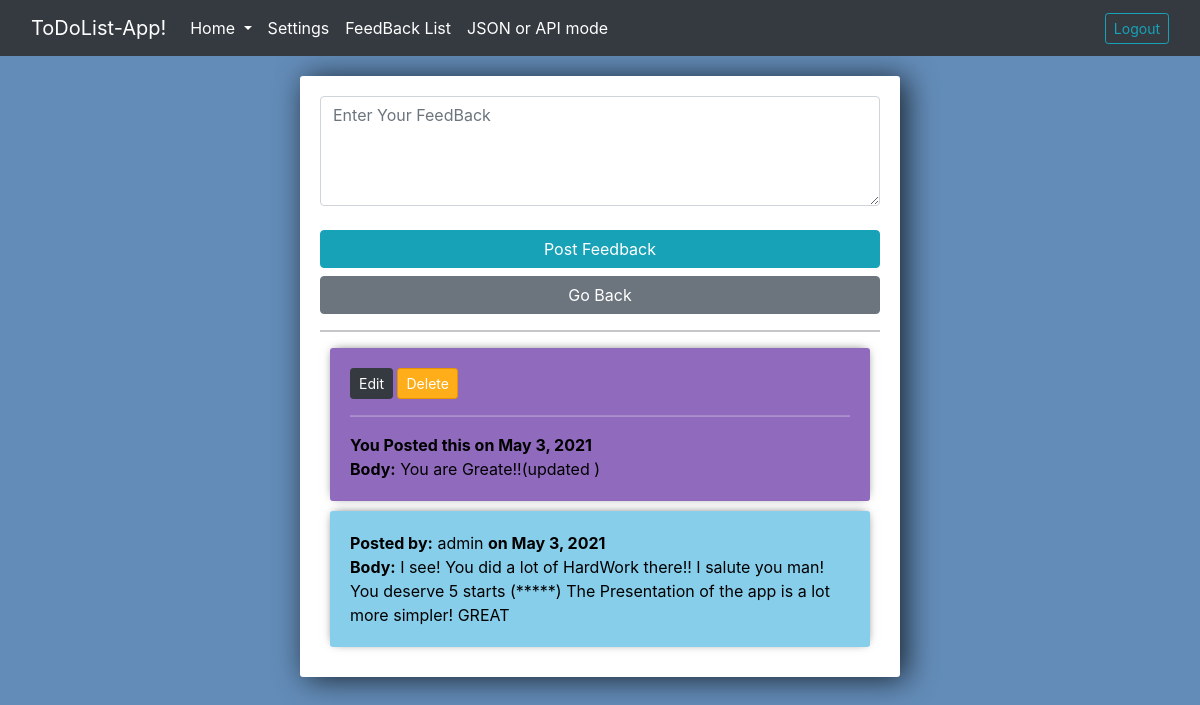
Screenshot of /list_feed/ (signed in) with the database file from the repository.
### members/models.py (models this page shows, shortened)
class FeedBack(models.Model):
	user = models.ForeignKey(User, on_delete=models.CASCADE)
	body = models.TextField()
	date = models.DateField(auto_now_add=True, blank=True, null=True)

### Feedback/views.py (the view, shortened to what this page needs)
# urls.py: path('list_feed/', views.Create, name='create-index'),
def Create(request):
	list_feed = FeedBack.objects.all().order_by('-id')
	form = CreateFeedBack(request.POST or None)
	template = render_to_string("email.html", {"user": request.user.username})
	return render(request, 'list.html', {'list_feed': list_feed, 'form': form})

### Feedback/forms.py
class CreateFeedBack(forms.ModelForm):
	class Meta:
		model = FeedBack
		fields = '__all__'
		widgets = {
			'user': forms.TextInput(attrs={'value': '', 'id': 'userid', 'type': 'hidden'}),
			'body': forms.Textarea(attrs={'class': 'form-control','rows':4, 'cols':20, 'placeholder': 'Enter Your FeedBack'})
		}
		labels = {
			'body': ''
		}

### Feedback/templates/list.html (shortened to what this page needs)
{% extends 'base.html' %}
{% block content %}
{% if user.is_authenticated %}
<div class="center-column">
<form method="POST" action="">
	{{ form.as_p }}
	<input type="submit" value="Post Feedback" class="btn btn-info">
	<div class="d-grid gap-2">
		<a href="{% url 'index' %}" class="btn btn-secondary">Go Back</a>
	</div>
</form>
<hr>
{% for item in list_feed %}
{% if item.user.id == request.user.id %}
<div class="item-row">
		<a href="{% url 'f_edit' item.id %}" class="btn btn-sm btn-dark">Edit</a> <a href="{% url 'delete-feed' item.id %}" class="btn btn-sm btn-danger">Delete</a><hr><font color="black"><b>You Posted this on {{ item.date }}</b><br>
		<b>Body:</b> {{ item.body }}</font>
	</div>
{% else %}
<div class="updated-item-row">
		<font color="black"><b>Posted by:</b> {{ item.user }} <b>on {{ item.date }}</b><br>
		<b>Body:</b> {{ item.body }}</font>
	</div>
	{% endif %}
	{% empty %}
	<center><h5>No FeedBacks Yet!!</h5></center>
	{% endfor %}
</div>
{% endif %}
{% endblock %}

### Task/templates/base.html (style rules this page uses)
body { background-color: #638CB8; }
input { width: 100%; padding: 12px 20px; margin: 8px 0; box-sizing: border-box; }
input::placeholder { color: #d3d3d3; }
.center-column { width:600px; margin: 20px auto; padding:20px; background-color: #fff; border-radius: 3px; box-shadow: 6px 2px 30px 0px rgba(0,0,0,0.75); }
.item-row { background-color: #906abd; margin: 10px; padding: 20px; border-radius: 3px; color: #fff; font-size: 16px; box-shadow: 0px -1px 10px -4px rgba(0,0,0,0.75); }
.updated-item-row { background-color: #87CEEB; margin: 10px; padding: 20px; border-radius: 3px; color: #fff; font-size: 16px; box-shadow: 0px -1px 10px -4px rgba(0,0,0,0.75); }
.btn-danger { background-color: #ffae19; border-color: #e59400; }

### rows the page displays
FeedBack: date "May 3, 2021", body "You are Greate!!(updated )"
FeedBack: user "admin", date "May 3, 2021", body "I see! You did a lot of HardWork there!! I salute you man! You deserve 5 starts (*****) The Presentation of the app is a lot more simpler! GREAT"
